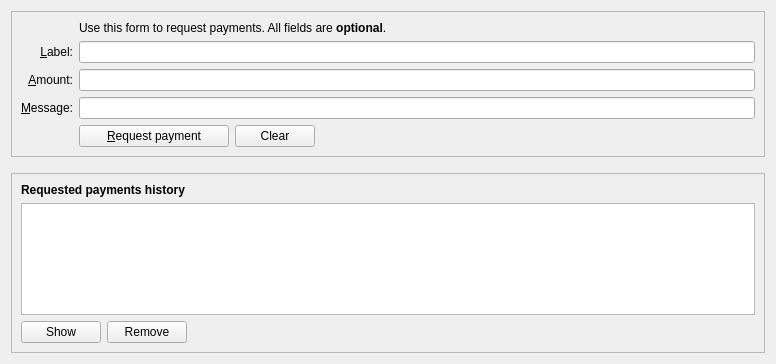
<?xml version="1.0" encoding="UTF-8"?>
<ui version="4.0">
 <class>ReceiveCoinsDialog</class>
 <widget class="QWidget" name="ReceiveCoinsDialog">
  <property name="geometry">
   <rect>
    <x>0</x>
    <y>0</y>
    <width>776</width>
    <height>364</height>
   </rect>
  </property>
  <layout class="QVBoxLayout" name="verticalLayout" stretch="0,0,1">
   <item>
   <widget class="QFrame" name="frame2">
    <property name="sizePolicy">
      <sizepolicy hsizetype="Preferred" vsizetype="Expanding">
        <horstretch>0</horstretch>
        <verstretch>0</verstretch>
      </sizepolicy>
    </property>
    <property name="frameShape">
      <enum>QFrame::StyledPanel</enum>
    </property>
    <property name="frameShadow">
      <enum>QFrame::Sunken</enum>
    </property>
    <layout class="QVBoxLayout" name="verticalLayout_3">
    <item>
    <layout class="QGridLayout" name="gridLayout">
     <item row="6" column="0">
      <widget class="QLabel" name="label_3">
       <property name="toolTip">
        <string>An optional message to attach to the payment request, which will be displayed when the request is opened. Note: The message will not be sent with the payment over the Bitcoin network.</string>
       </property>
       <property name="text">
        <string>&amp;Message:</string>
       </property>
       <property name="alignment">
        <set>Qt::AlignRight|Qt::AlignTrailing|Qt::AlignVCenter</set>
       </property>
       <property name="buddy">
        <cstring>reqMessage</cstring>
       </property>
      </widget>
     </item>
     <item row="4" column="2">
      <widget class="QLineEdit" name="reqLabel">
       <property name="toolTip">
        <string>An optional label to associate with the new receiving address.</string>
       </property>
      </widget>
     </item>
     <item row="6" column="2">
      <widget class="QLineEdit" name="reqMessage">
       <property name="toolTip">
        <string>An optional message to attach to the payment request, which will be displayed when the request is opened. Note: The message will not be sent with the payment over the Bitcoin network.</string>
       </property>
      </widget>
     </item>
     <item row="2" column="2">
      <widget class="QLabel" name="label_5">
       <property name="text">
        <string>Use this form to request payments. All fields are &lt;b&gt;optional&lt;/b&gt;.</string>
       </property>
      </widget>
     </item>
     <item row="4" column="0">
      <widget class="QLabel" name="label_2">
       <property name="toolTip">
        <string>An optional label to associate with the new receiving address.</string>
       </property>
       <property name="text">
        <string>&amp;Label:</string>
       </property>
       <property name="alignment">
        <set>Qt::AlignRight|Qt::AlignTrailing|Qt::AlignVCenter</set>
       </property>
       <property name="buddy">
        <cstring>reqLabel</cstring>
       </property>
      </widget>
     </item>
     <item row="5" column="0">
      <widget class="QLabel" name="label">
       <property name="toolTip">
        <string>An optional amount to request. Leave this empty or zero to not request a specific amount.</string>
       </property>
       <property name="text">
        <string>&amp;Amount:</string>
       </property>
       <property name="alignment">
        <set>Qt::AlignRight|Qt::AlignTrailing|Qt::AlignVCenter</set>
       </property>
       <property name="buddy">
        <cstring>reqAmount</cstring>
       </property>
      </widget>
     </item>
     <item row="5" column="2">
      <widget class="BitcoinAmountField" name="reqAmount">
       <property name="minimumSize">
        <size>
         <width>80</width>
         <height>0</height>
        </size>
       </property>
       <property name="toolTip">
        <string>An optional amount to request. Leave this empty or zero to not request a specific amount.</string>
       </property>
      </widget>
     </item>
    <item row="7" column="2">
    <layout class="QHBoxLayout" name="horizontalLayout">
     <item>
      <widget class="QPushButton" name="receiveButton">
       <property name="minimumSize">
        <size>
         <width>150</width>
         <height>0</height>
        </size>
       </property>
       <property name="text">
        <string>&amp;Request payment</string>
       </property>
       <property name="icon">
        <iconset resource="../bitcoin.qrc">
         <normaloff>:/icons/receiving_addresses</normaloff>:/icons/receiving_addresses</iconset>
       </property>
      </widget>
     </item>
     <item>
      <widget class="QPushButton" name="clearButton">
       <property name="sizePolicy">
        <sizepolicy hsizetype="Minimum" vsizetype="Fixed">
         <horstretch>0</horstretch>
         <verstretch>0</verstretch>
        </sizepolicy>
       </property>
       <property name="toolTip">
        <string>Clear all fields of the form.</string>
       </property>
       <property name="text">
        <string>Clear</string>
       </property>
       <property name="icon">
        <iconset resource="../bitcoin.qrc">
         <normaloff>:/icons/remove</normaloff>:/icons/remove</iconset>
       </property>
       <property name="autoRepeatDelay">
        <number>300</number>
       </property>
       <property name="autoDefault">
        <bool>false</bool>
       </property>
      </widget>
     </item>
     <item>
      <spacer name="horizontalSpacer">
       <property name="orientation">
        <enum>Qt::Horizontal</enum>
       </property>
       <property name="sizeHint" stdset="0">
        <size>
         <width>40</width>
         <height>20</height>
        </size>
       </property>
      </spacer>
     </item>
    </layout>
     </item>
     <item row="7" column="0">
      <widget class="QLabel" name="label_7">
       <property name="text">
        <string/>
       </property>
      </widget>
     </item>
    </layout>
   </item>
   </layout>
   </widget>
   </item>
   <item>
    <spacer name="verticalSpacer_2">
     <property name="orientation">
      <enum>Qt::Vertical</enum>
     </property>
     <property name="sizeHint" stdset="0">
      <size>
       <width>20</width>
       <height>10</height>
      </size>
     </property>
    </spacer>
   </item>
   <item>
    <widget class="QFrame" name="frame">
     <property name="sizePolicy">
      <sizepolicy hsizetype="Preferred" vsizetype="Expanding">
       <horstretch>0</horstretch>
       <verstretch>0</verstretch>
      </sizepolicy>
     </property>
     <property name="frameShape">
      <enum>QFrame::StyledPanel</enum>
     </property>
     <property name="frameShadow">
      <enum>QFrame::Raised</enum>
     </property>
     <layout class="QVBoxLayout" name="verticalLayout_2">
      <item>
       <widget class="QLabel" name="label_6">
        <property name="font">
         <font>
          <weight>75</weight>
          <bold>true</bold>
         </font>
        </property>
        <property name="text">
         <string>Requested payments history</string>
        </property>
       </widget>
      </item>
      <item>
       <widget class="QTableView" name="recentRequestsView">
        <property name="contextMenuPolicy">
         <enum>Qt::CustomContextMenu</enum>
        </property>
        <property name="tabKeyNavigation">
         <bool>false</bool>
        </property>
        <property name="sortingEnabled">
         <bool>true</bool>
        </property>
       </widget>
      </item>
      <item>
       <layout class="QHBoxLayout" name="horizontalLayout_2">
        <item>
         <widget class="QPushButton" name="showRequestButton">
          <property name="toolTip">
           <string>Show the selected request (does the same as double clicking an entry)</string>
          </property>
          <property name="text">
           <string>Show</string>
          </property>
          <property name="icon">
           <iconset resource="../bitcoin.qrc">
            <normaloff>:/icons/edit</normaloff>:/icons/edit</iconset>
          </property>
         </widget>
        </item>
        <item>
         <widget class="QPushButton" name="removeRequestButton">
          <property name="toolTip">
           <string>Remove the selected entries from the list</string>
          </property>
          <property name="text">
           <string>Remove</string>
          </property>
          <property name="icon">
           <iconset resource="../bitcoin.qrc">
            <normaloff>:/icons/remove</normaloff>:/icons/remove</iconset>
          </property>
         </widget>
        </item>
        <item>
         <spacer name="horizontalSpacer_2">
          <property name="orientation">
           <enum>Qt::Horizontal</enum>
          </property>
          <property name="sizeHint" stdset="0">
           <size>
            <width>40</width>
            <height>20</height>
           </size>
          </property>
         </spacer>
        </item>
       </layout>
      </item>
     </layout>
    </widget>
   </item>
  </layout>
 </widget>
 <customwidgets>
  <customwidget>
   <class>BitcoinAmountField</class>
   <extends>QLineEdit</extends>
   <header>bitcoinamountfield.h</header>
  </customwidget>
 </customwidgets>
 <tabstops>
  <tabstop>reqLabel</tabstop>
  <tabstop>reqAmount</tabstop>
  <tabstop>reqMessage</tabstop>
  <tabstop>receiveButton</tabstop>
  <tabstop>clearButton</tabstop>
  <tabstop>recentRequestsView</tabstop>
  <tabstop>showRequestButton</tabstop>
  <tabstop>removeRequestButton</tabstop>
 </tabstops>
 <resources>
  <include location="../bitcoin.qrc"/>
 </resources>
 <connections/>
</ui>
